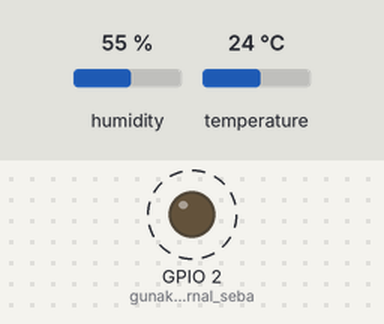
A sketch run on a simulated ESP8266 (NodeMCU). Shown: output pins drawn as LEDs (lit = HIGH). Dashed ring = blinking. The inputs (shaded band) are chosen by the test bench; at power-on: humidity 55 %, temperature 24 °C. What the sketch prints to the serial monitor is not drawn.

Above: at 0.2 s.
Timing chart, 0 to 3.0 s (numbered marks = the images above):
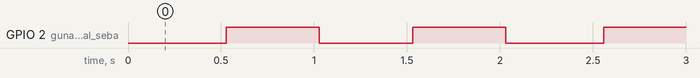

Measured:
- by itself, GPIO 2 (gunakan_led_internal_seba): alternates HIGH for 0.50 s and LOW for 0.50 s

The sketch:

ESPNOW-DHT11_DEV1.ino
```cpp
//================ ESPNOW LIB&VARS ===============//
#include <ESP8266WiFi.h>                          // masukkan library WiFi ESP8266
#include <espnow.h>                               // masukkan library ESPNOW

typedef struct struct_message {                   // buat struct dengan nama 'struct_message'
  uint8_t DEV_ID = 1;                             // variabel tanda pengenal setiap pengirim data
  float hum, temp;                                // variabel float(desimal) untuk kelembaban dan suhu
} struct_message;                                 // pengenalan struct
struct_message myData;                            // buat objek struct dengan nama 'myData'

uint8_t broadcastAddress[] = {0xA4, 0xCF, 0x12, 0xFC, 0xA3, 0xCC}; // ALAMAT MAC PENERIMA

//================ DHT11 LIB&VARS ================//
#include <DHT.h>                                  // masukkan library DHT
DHT dht(14, DHT11);                               // buat objek sensor dengan nama DHT pada pin GPIO14

//================== OTHER VARS ==================//
unsigned long lastTime = 0;                       // variabel untuk menyimpan millis() sementara
unsigned long timerDelay = 500;                   // variabel yang mengontrol jeda setiap pengiriman

//================== VOID SETUP ==================//
void setup() {                                    // perulangan yang hanya akan dijalankan sekali
  Serial.begin(115200);                           // mulai komunikasi serial dengan kecepatan 115200
  dht.begin();                                    // nulai komunikasi dengan sensor DHT
  pinMode(LED_BUILTIN, OUTPUT);                   // gunakan led internal sebagai output untuk indikator
  WiFi.mode(WIFI_STA);                            // ganti mode wifi ESP menjadi mode Station

  if (esp_now_init() != 0) {                      // pengecekan jika espnow gagal inisialisasi
    Serial.println("Error initializing ESP-NOW"); // tampilkan pesan ESPNOW gagal
    return;                                       // kembali lagi ke awal program
  }
  esp_now_set_self_role(ESP_NOW_ROLE_CONTROLLER); // atur peran sebsgai CONTROLLER(pengirim data sensor)
  esp_now_register_send_cb(OnDataSent);           // atur fungsi callback untuk data yang akan dikirimkan
  esp_now_add_peer(broadcastAddress, ESP_NOW_ROLE_SLAVE, 1, NULL, 0);// tambahkan perangkat penerima data
                 //(alamat MAC penerima,peran penerima,wifi ch1,tanpa enskripsi,panjang enskripsi 0)
}

//================== VOID LOOP ===================//
void loop() {                                     // perulangan yang akan dijalankan selamanya
  if ((millis() - lastTime) > timerDelay) {       // jeda millis setiap interval 2000ms(2 detik)
    myData.hum = dht.readHumidity();              // baca data kelembaban dan masukkan ke variabel objek
    myData.temp = dht.readTemperature();          // baca data suhu dan masukkan ke variabel objek

    esp_now_send(broadcastAddress, (uint8_t *) &myData, sizeof(myData));// kirim data dengan informasi
                 //(alamat penerima, pointer struct, ukuran struct)
    lastTime = millis();                          // simpan nilai millis saat ini
  }
}

void OnDataSent(uint8_t *mac_addr, uint8_t sendStatus) {// fungsi callback ketika data dikirimkan
  Serial.print("Last Packet Send Status: ");      // tampilkan pada serial monitor
  if (sendStatus == 0){                           // jika status pengiriman berhasil
    Serial.println("Delivery success");           // tampilkan sukses pada serial monitor
    digitalWrite(LED_BUILTIN, !digitalRead(LED_BUILTIN)); //flip flop LED jika sukses
  }
  else{                                           // jika status pengiriman gagal
    Serial.println("Delivery fail");              // tampilkan gagal pada serial monitor
    digitalWrite(LED_BUILTIN, HIGH);              // matikan LED jika data gagal dikirim
  }
}
```
